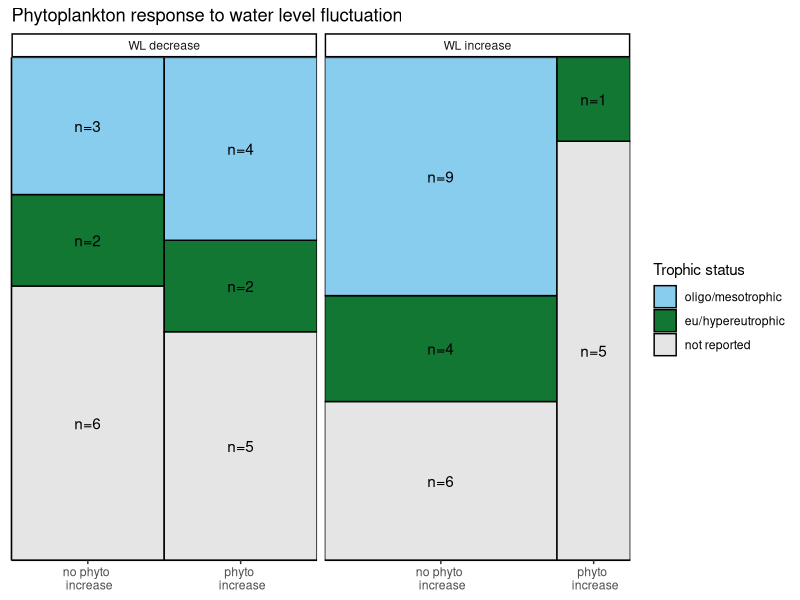
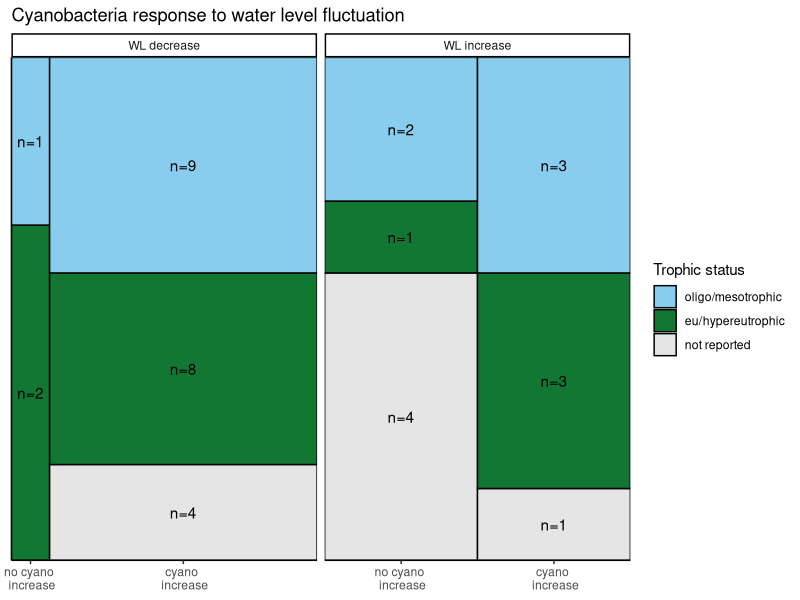
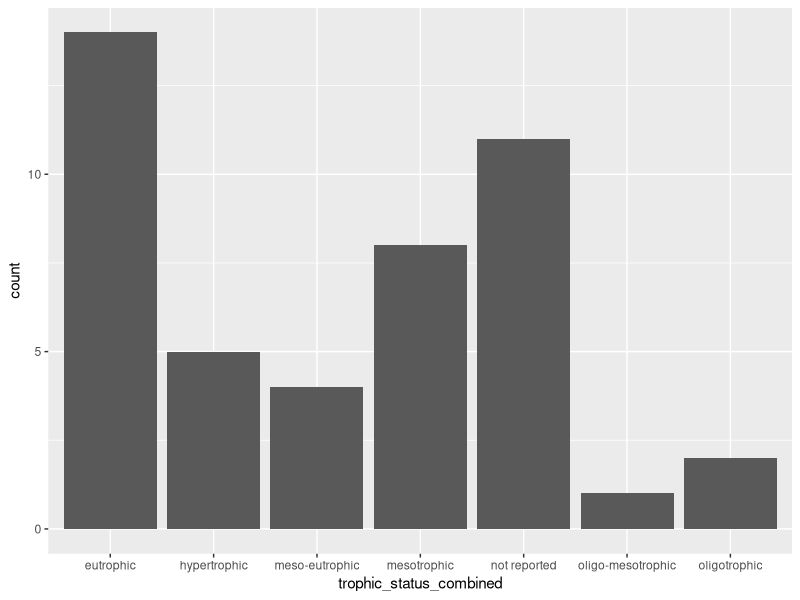
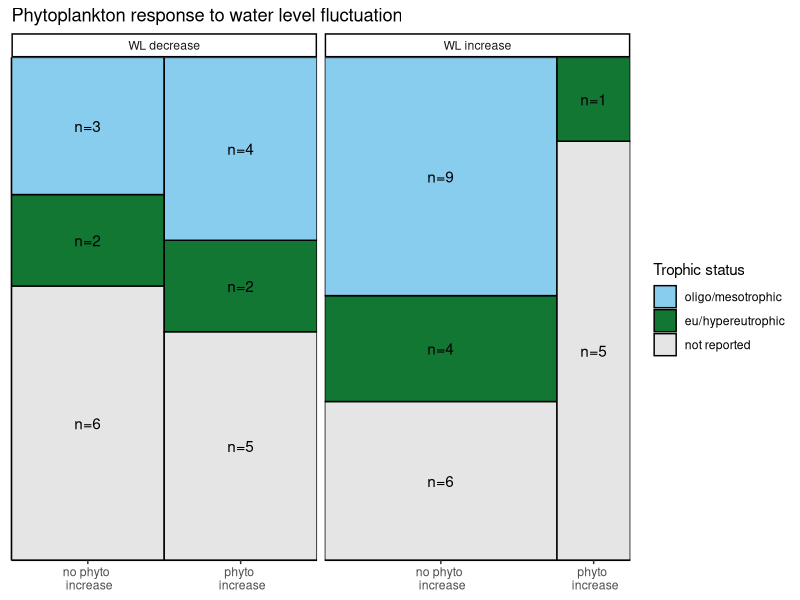
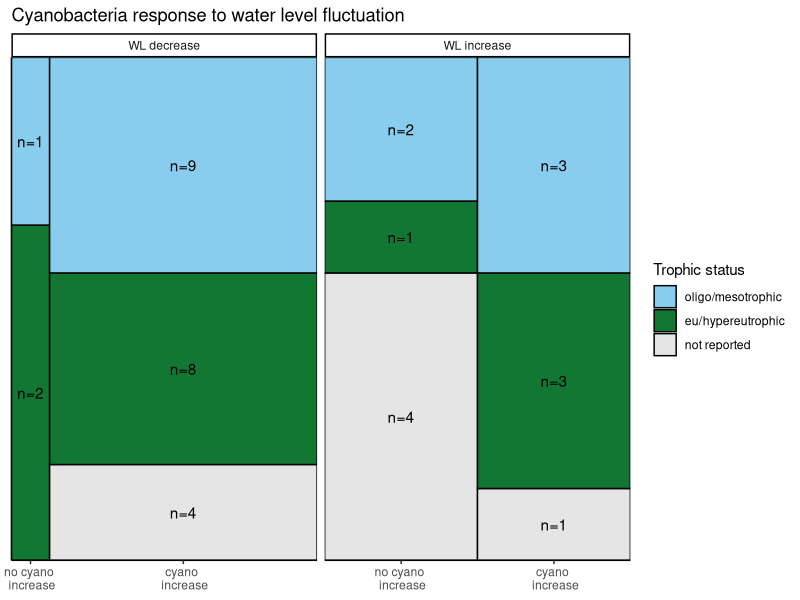

Generate these figures, in order, with R:
# Mosaic plot
# Author: Mary Lofton
# Date: 02JUN24

# Purpose: make a mosaic plot to show the number of studies that had increases in 
# cyanobacteria and phytoplankton grouped by: increase/decrease in water level and
# trophic state; then conduct Chi square tests to see if there are significant 
# differences

# load packages
library(tidyverse)
library(lubridate)

# get data
dat <- read_csv("./Data/litdata_cleaned.csv") %>% 
  select(cov_num, res_name, trophic_status_combined, tp_ug_l, phyto_response_wl_decrease, phyto_response_wl_increase,
         cyano_response_wl_decrease, cyano_response_wl_increase, chla_ugL) %>%
  filter(!(is.na(phyto_response_wl_decrease) & is.na(phyto_response_wl_increase) & is.na(cyano_response_wl_decrease) & is.na(cyano_response_wl_increase))) %>%
  mutate(increase_decrease_mosaic = ifelse(((!is.na(phyto_response_wl_decrease) | !is.na(cyano_response_wl_decrease)) & (!is.na(phyto_response_wl_increase) | !is.na(cyano_response_wl_increase))),"both",
                                           ifelse((!is.na(phyto_response_wl_decrease) | !is.na(cyano_response_wl_decrease)),"decrease",
                                                  ifelse((!is.na(phyto_response_wl_increase) | !is.na(cyano_response_wl_increase)),"increase",NA)))) 

fluctuation_studies_keep_increase <- dat %>%
  filter(increase_decrease_mosaic == "both") %>%
  mutate(increase_decrease_mosaic = "increase",
         phyto_response_wl_decrease = NA,
         cyano_response_wl_decrease = NA) 

fluctuation_studies_keep_decrease <- dat %>%
  filter(increase_decrease_mosaic == "both") %>%
  mutate(increase_decrease_mosaic = "decrease",
         phyto_response_wl_increase = NA,
         cyano_response_wl_increase = NA) 

dat_no_fluctuation_studies <- dat %>%
  filter(!increase_decrease_mosaic == "both")

dat2 <- bind_rows(dat_no_fluctuation_studies, fluctuation_studies_keep_increase) %>%
  bind_rows(., fluctuation_studies_keep_decrease) %>%
  mutate(phyto_response_wl_decrease = ifelse(is.na(phyto_response_wl_decrease),"not reported",phyto_response_wl_decrease),
         phyto_response_wl_increase = ifelse(is.na(phyto_response_wl_increase),"not reported",phyto_response_wl_increase),
         cyano_response_wl_decrease = ifelse(is.na(cyano_response_wl_decrease),"not reported",cyano_response_wl_decrease),
         cyano_response_wl_increase = ifelse(is.na(cyano_response_wl_increase),"not reported",cyano_response_wl_increase)) %>%
  mutate(trophic_status_mosaic = ifelse((grepl("oligo",trophic_status_combined) | grepl("meso",trophic_status_combined)),"oligo/mesotrophic",
                                        ifelse(grepl("eu", trophic_status_combined),"eu/hypereutrophic","not reported")),
         increase_phyto = ifelse((increase_decrease_mosaic == "increase" & phyto_response_wl_increase == "increase"),"yes",
                                 ifelse(increase_decrease_mosaic == "increase" & phyto_response_wl_increase == "not reported","not reported",
                                        ifelse(increase_decrease_mosaic == "decrease" & phyto_response_wl_decrease == "increase","yes",
                                               ifelse(increase_decrease_mosaic == "decrease" & phyto_response_wl_decrease == "not reported","not reported","no")))),
         increase_cyano = ifelse((increase_decrease_mosaic == "increase" & cyano_response_wl_increase == "increase"),"yes",
                                 ifelse(increase_decrease_mosaic == "increase" & cyano_response_wl_increase == "not reported","not reported",
                                        ifelse(increase_decrease_mosaic == "decrease" & cyano_response_wl_decrease == "increase","yes",
                                               ifelse(increase_decrease_mosaic == "decrease" & cyano_response_wl_decrease == "not reported","not reported","no"))))) %>%
  select(cov_num, res_name, increase_decrease_mosaic, trophic_status_mosaic, increase_phyto, increase_cyano) %>%
  mutate(trophic_status_mosaic = factor(trophic_status_mosaic, levels = c("not reported","eu/hypereutrophic","oligo/mesotrophic")),
         increase_phyto = factor(increase_phyto, levels = c("yes","no","not reported")),
         increase_cyano = factor(increase_cyano, levels = c("yes","no","not reported"))) 

write.csv(dat2,"./Data/mosaic_plot_data_12SEP24.csv", row.names = FALSE)

dat_phyto <- dat2 %>%
  filter(!increase_phyto == "not reported") %>%
  select(trophic_status_mosaic, increase_decrease_mosaic, increase_phyto) %>%
  mutate(x_axis_barplot = paste(increase_decrease_mosaic, increase_phyto, sep = "_")) %>%
  group_by(x_axis_barplot, trophic_status_mosaic) %>%
  summarise(count = n()) |>
  mutate(response.count = sum(count),
         ts.prop = count/sum(count)) |>
  ungroup() %>%
  mutate(response.prop = response.count/sum(count)) %>%
  ungroup() %>%
  separate(x_axis_barplot,c("increase_decrease_mosaic","increase_phyto"), remove = FALSE) %>%
  mutate(trophic_status_mosaic = factor(trophic_status_mosaic, levels = c("oligo/mesotrophic","eu/hypereutrophic","not reported")))

# New facet label names for water level/response variable
wl.labs <- c("WL decrease","WL increase")
names(wl.labs) <- unique(dat_phyto$increase_decrease_mosaic)
response.labs <- c("no phyto \n increase", "phyto \n increase", "no phyto \n increase", "phyto \n increase") 

# Calculate bar positions
w <- c(unique(dat_phyto$response.prop)[1],unique(dat_phyto$response.prop))
pos <- data.frame(pos = 0.5 * (cumsum(w) + cumsum(c(0, w[-length(w)]))),
                  x_axis_barplot = unique(dat_phyto$x_axis_barplot))

dat_phyto <- left_join(dat_phyto, pos, by = "x_axis_barplot")


barplot_phyto <- ggplot(data = dat_phyto, aes(x = pos, y = ts.prop, width = response.prop, fill = trophic_status_mosaic)) +
  geom_bar(stat = "identity", colour = "black") +
  scale_x_continuous(breaks = unique(dat_phyto$pos), labels = response.labs, expand = c(0,0))+
  scale_y_continuous(expand = c(0,0))+
  geom_text(aes(label = paste0("n=",count)), position = position_stack(vjust = 0.5))+ # if labels are desired
  facet_wrap(~increase_decrease_mosaic, scales = "free_x",labeller = labeller(increase_decrease_mosaic = wl.labs)) +
  scale_fill_manual(values = c("#88CCEE","#117733","gray90")) +
  theme_classic()+
  theme(axis.ticks.y = element_blank(),
        axis.text.y = element_blank(),
        axis.title.y = element_blank(),
        axis.title.x = element_blank())+  # if no spacing preferred between bars
  labs(fill = "Trophic status",title = "Phytoplankton response to water level fluctuation")
  
barplot_phyto

ggsave(barplot_phyto, filename = "./Plots/barplot_phyto.png",dev = "png",width = 7, height = 4,
       units = "in")

# cyanobacteria plot

dat_cyano <- dat2 %>%
  filter(!increase_cyano == "not reported") %>%
  select(trophic_status_mosaic, increase_decrease_mosaic, increase_cyano) %>%
  mutate(x_axis_barplot = paste(increase_decrease_mosaic, increase_cyano, sep = "_")) %>%
  group_by(x_axis_barplot, trophic_status_mosaic) %>%
  summarise(count = n()) |>
  mutate(response.count = sum(count),
         ts.prop = count/sum(count)) |>
  ungroup() %>%
  mutate(response.prop = response.count/sum(count)) %>%
  ungroup() %>%
  separate(x_axis_barplot,c("increase_decrease_mosaic","increase_phyto"), remove = FALSE) %>%
  mutate(trophic_status_mosaic = factor(trophic_status_mosaic, levels = c("oligo/mesotrophic","eu/hypereutrophic","not reported")))

# New facet label names for water level/response variable
wl.labs <- c("WL decrease","WL increase")
names(wl.labs) <- unique(dat_cyano$increase_decrease_mosaic)
response.labs <- c("no cyano \n increase", "cyano \n increase", "no cyano \n increase", "cyano \n increase") 

# Calculate bar positions
w <- c(unique(dat_cyano$response.prop),unique(dat_cyano$response.prop)[3])
pos <- data.frame(pos = 0.5 * (cumsum(w) + cumsum(c(0, w[-length(w)]))),
                  x_axis_barplot = unique(dat_cyano$x_axis_barplot))

dat_cyano <- left_join(dat_cyano, pos, by = "x_axis_barplot")


barplot_cyano <- ggplot(data = dat_cyano, aes(x = pos, y = ts.prop, width = response.prop, fill = trophic_status_mosaic)) +
  geom_bar(stat = "identity", colour = "black") +
  scale_x_continuous(breaks = unique(dat_cyano$pos), labels = response.labs, expand = c(0,0))+
  scale_y_continuous(expand = c(0,0))+
  geom_text(aes(label = paste0("n=",count)), position = position_stack(vjust = 0.5))+ # if labels are desired
  facet_wrap(~increase_decrease_mosaic, scales = "free_x",labeller = labeller(increase_decrease_mosaic = wl.labs)) +
  scale_fill_manual(values = c("#88CCEE","#117733","gray90")) +
  theme_classic()+
  theme(axis.ticks.y = element_blank(),
        axis.text.y = element_blank(),
        axis.title.y = element_blank(),
        axis.title.x = element_blank())+  # if no spacing preferred between bars
  labs(fill = "Trophic status",title = "Cyanobacteria response to water level fluctuation")

barplot_cyano

ggsave(barplot_cyano, filename = "./Plots/barplot_cyano.png",dev = "png",width = 7, height = 4,
       units = "in")

## From Agresti(2007) p.39

# first for phytoplankton
phyto <- dat2 %>%
  select(increase_decrease_mosaic, increase_phyto)
phyto_increase_wl_increase <- phyto %>%
  filter(increase_decrease_mosaic == "increase" & increase_phyto == "yes") %>%
  count(increase_phyto) %>%
  pull(n)
phyto_no_increase_wl_increase <- phyto %>%
  filter(increase_decrease_mosaic == "increase" & increase_phyto == "no") %>%
  count(increase_phyto) %>%
  pull(n)
phyto_increase_wl_decrease <- phyto %>%
  filter(increase_decrease_mosaic == "decrease" & increase_phyto == "yes") %>%
  count(increase_phyto) %>%
  pull(n)
phyto_no_increase_wl_decrease <- phyto %>%
  filter(increase_decrease_mosaic == "decrease" & increase_phyto == "no") %>%
  count(increase_phyto) %>%
  pull(n)

# Question 1: are there differences in phytoplankton responses to increases vs.
# decreases in water level?
M <- as.table(rbind(c(phyto_increase_wl_increase, phyto_increase_wl_decrease), c(phyto_no_increase_wl_increase, phyto_no_increase_wl_decrease)))
dimnames(M) <- list(phyto_response = c("increase", "decrease or no change"),
                    water_level = c("increase","decrease"))
M
(Xsq <- chisq.test(M))  # Prints test summary
Xsq$observed   # observed counts (same as M)
Xsq$expected   # expected counts under the null
Xsq$residuals  # Pearson residuals
Xsq$stdres     # standardized residuals
Xsq$p.value

# Question 2: are there differences in the likelihood of phytoplankton to increase
# or decrease given an increase in water level?
M_increase <- M[,1]
M_increase
(Xsq <- chisq.test(M_increase))  # Prints test summary
Xsq$observed   # observed counts (same as M)
Xsq$expected   # expected counts under the null
Xsq$residuals  # Pearson residuals
Xsq$stdres     # standardized residuals
Xsq$p.value

# Question 3: are there differences in the likelihood of phytoplankton to increase
# or decrease given a decrease in water level?
M_decrease <- M[,2]
M_decrease
(Xsq <- chisq.test(M_decrease))  # Prints test summary
Xsq$observed   # observed counts (same as M)
Xsq$expected   # expected counts under the null
Xsq$residuals  # Pearson residuals
Xsq$stdres     # standardized residuals
Xsq$p.value

# now for cyanobacteria
cyano <- dat2 %>%
  select(increase_decrease_mosaic, increase_cyano)
cyano_increase_wl_increase <- cyano %>%
  filter(increase_decrease_mosaic == "increase" & increase_cyano == "yes") %>%
  count(increase_cyano) %>%
  pull(n)
cyano_no_increase_wl_increase <- cyano %>%
  filter(increase_decrease_mosaic == "increase" & increase_cyano == "no") %>%
  count(increase_cyano) %>%
  pull(n)
cyano_increase_wl_decrease <- cyano %>%
  filter(increase_decrease_mosaic == "decrease" & increase_cyano == "yes") %>%
  count(increase_cyano) %>%
  pull(n)
cyano_no_increase_wl_decrease <- cyano %>%
  filter(increase_decrease_mosaic == "decrease" & increase_cyano == "no") %>%
  count(increase_cyano) %>%
  pull(n)

# Question 1: are there differences in cyanobacterial responses to increases vs.
# decreases in water level?
M <- as.table(rbind(c(cyano_increase_wl_increase, cyano_increase_wl_decrease), c(cyano_no_increase_wl_increase, cyano_no_increase_wl_decrease)))
dimnames(M) <- list(cyano_response = c("increase", "decrease or no change"),
                    water_level = c("increase","decrease"))
M
(Xsq <- chisq.test(M))  # Prints test summary
Xsq$observed   # observed counts (same as M)
Xsq$expected   # expected counts under the null
Xsq$residuals  # Pearson residuals
Xsq$stdres     # standardized residuals
Xsq$p.value

# Question 2: are there differences in the likelihood of cyanobacteria to increase
# or decrease given an increase in water level?
M_increase <- M[,1]
M_increase
(Xsq <- chisq.test(M_increase))  # Prints test summary
Xsq$observed   # observed counts (same as M)
Xsq$expected   # expected counts under the null
Xsq$residuals  # Pearson residuals
Xsq$stdres     # standardized residuals
Xsq$p.value

# Question 3: are there differences in the likelihood of cyanobacteria to increase
# or decrease given a decrease in water level?
M_decrease <- M[,2]
M_decrease
(Xsq <- chisq.test(M_decrease))  # Prints test summary
Xsq$observed   # observed counts (same as M)
Xsq$expected   # expected counts under the null
Xsq$residuals  # Pearson residuals
Xsq$stdres     # standardized residuals
Xsq$p.value


ggplot(data = dat, aes(x = trophic_status_combined))+
  geom_bar(stat = "count")
